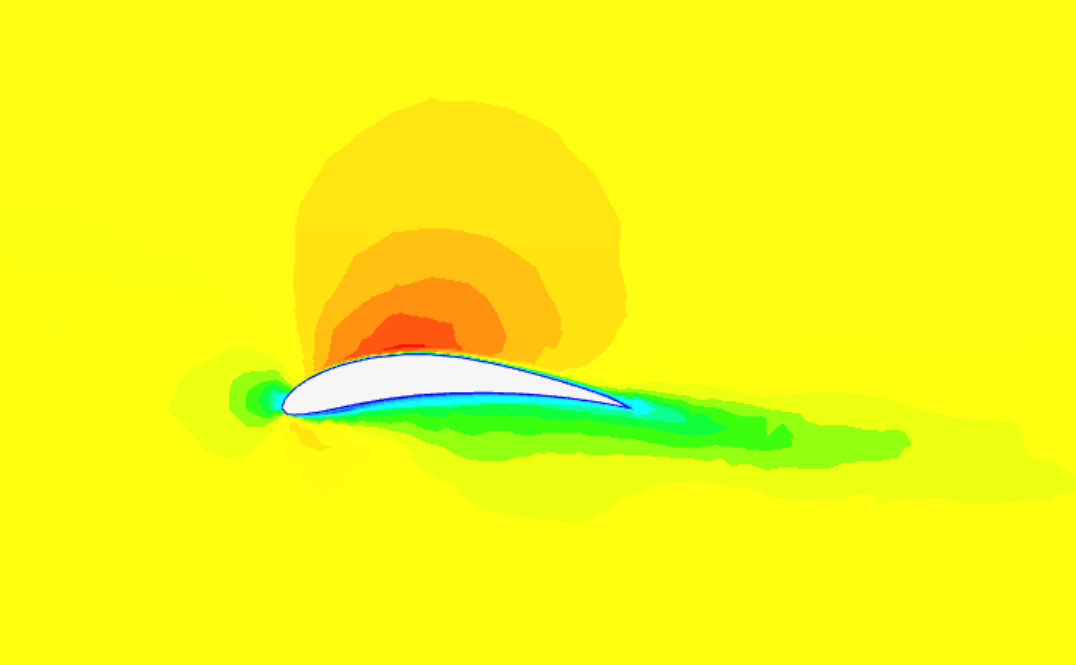
#> input picture Colourspaces/Cfd.png, 1076 x 665 px
$ python bgr2rgb.py
#> lines starting #> are read from the running program, lines starting #| are printed output that depends on the picture
import cv2

image=cv2.imread('Cfd.png')
#> image is the input picture: shape (665, 1076, 3); mean B, G, R 21.5, 248.9, 245.7
rgb_img=cv2.cvtColor(image,cv2.COLOR_BGR2RGB)
gray=cv2.cvtColor(image,cv2.COLOR_BGR2GRAY)
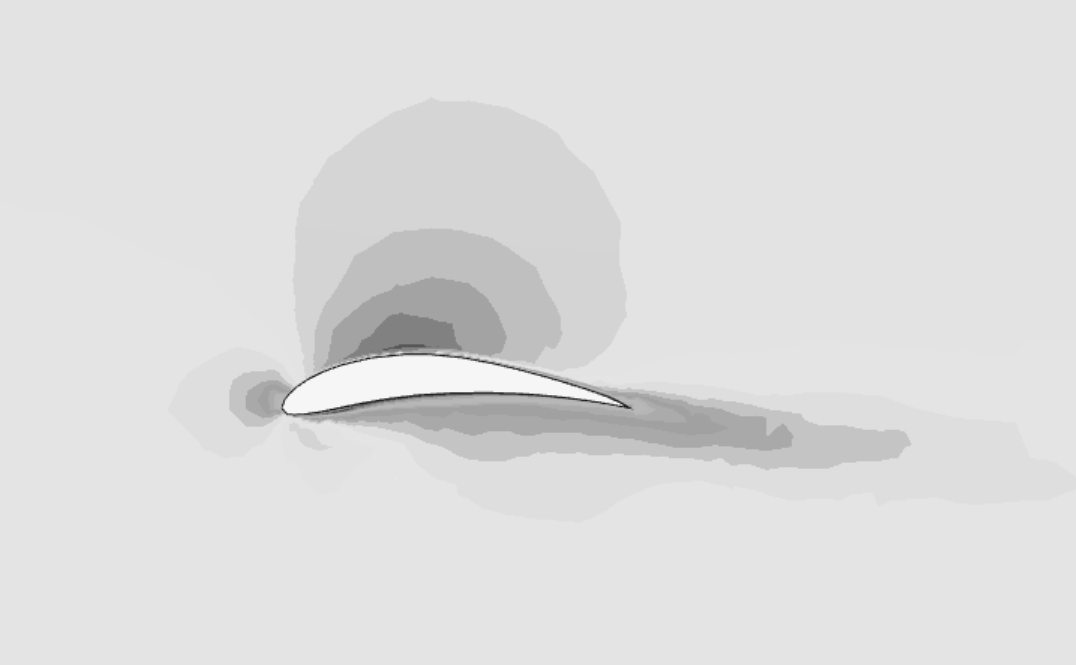
#> gray: shape (665, 1076); min 29, max 246, mean 222.1
cv2.imshow('gray',gray)
cv2.imshow('rgb',rgb_img)
cv2.imshow('image',image)
cv2.waitKey(0)
